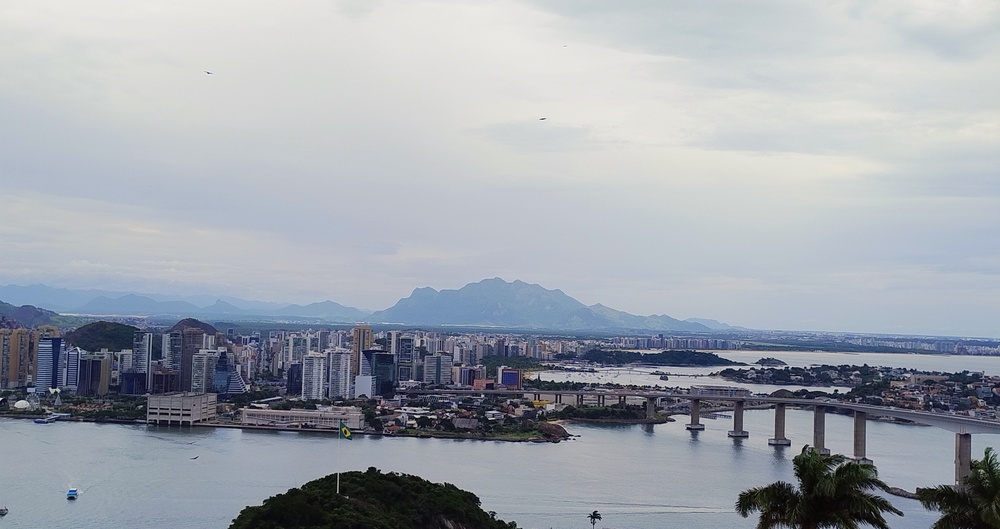
#> input picture Visualizacao_de_Dados/figuras/cidade_vitoria.jpg, 1000 x 529 px, shrunk from 4080 x 2160 before the run, found by its file name
$ jupyter execute atividade2_processamento_de_imagens.ipynb
#> lines starting #> are read from the running program, lines starting #| are printed output that depends on the picture
# Atividade N° 2: Processamento de Imagens

[cell 1]
from matplotlib import image
from matplotlib import pyplot as plt
import numpy as np
from PIL import Image

## 1) Leitura e Visualização de uma Imagem

[cell 2]
# Carregar a imagem como array NumPy
img = image.imread('figuras/cidade_vitoria.jpg')
#> img is the input picture: shape (529, 1000, 3); mean R, G, B 159.9, 165.4, 173.5

# Informação da imagem
plt.imshow(img)
plt.axis('off') # Remove os eixos
plt.show()

# Acessando um pixel específico
y, x = 100, 200  # Coordenadas
pixel = img[y, x]  # Lembrando que a indexação começa em (0,0)
#> pixel = [213, 213, 213]
print(f"Pixel na posição ({y},{x}): {pixel}")  # Se for RGB, exibe no formato [R, G, B]
#| Pixel na posição (100,200): [213 213 213]

## 2) Transformando imagem RGB a imagem em tons de cinza

[cell 3]
# Carregar a imagem como array numpy
img = image.imread('figuras/cidade_vitoria.jpg')

# Verificar se a imagem tem 3 canais (RGB)
if len(img.shape) == 3 and img.shape[2] == 3:
    # Converter para grayscale usando a média ponderada (percepção humana)
    img_gray = np.dot(img[..., :3], [0.2989, 0.5870, 0.1140])
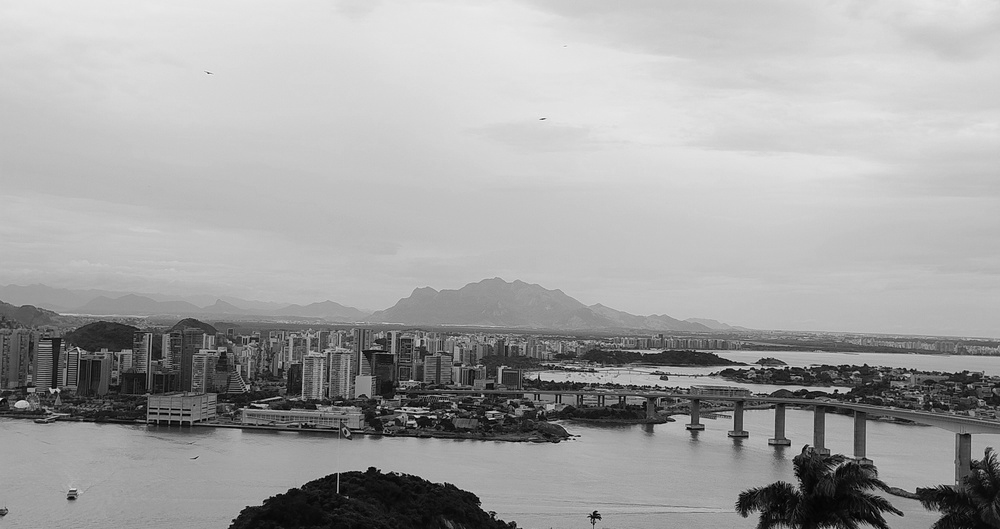
#> img_gray: shape (529, 1000) float64; min 0, max 250, mean 164.6
else:
    img_gray = img  # Se já for grayscale, mantém a mesma imagem

# Informações da imagem
print("Tipo de dados: ", img_gray.dtype)
#| Tipo de dados:  float64
print("Dimensões da imagem grayscale(altura, largura):", img_gray.shape) # Exemplo: (1080, 1920)
#| Dimensões da imagem grayscale(altura, largura): (529, 1000)

# Mostrar a imagem em grayscale
plt.imshow(img_gray, cmap='gray') # Usa 'gray' para exibir corretamente
plt.axis('off') # Remove os eixos
plt.title("Imagem em Tons de Cinza")
plt.show()

# Salvar a iamgem em tons de cinza
plt.imsave('figuras/cidade_vitoria.jpg', img_gray, cmap='gray')

## 3) Inversa da Imagem em tom de cinzas

[cell 4]
# Carregar a imagem RGB
img = Image.open('figuras/cidade_vitoria.jpg')

# Converter a imagem para tons de cinza
img_gray = img.convert('L')
#> img_gray: PIL image 1000x529 L

# Converter a imagem em tons de cinza para um array Numpy.
img_gray_array = np.array(img_gray)

# Inverter os valores dos pixels
img_inverted = 255 - img_gray_array
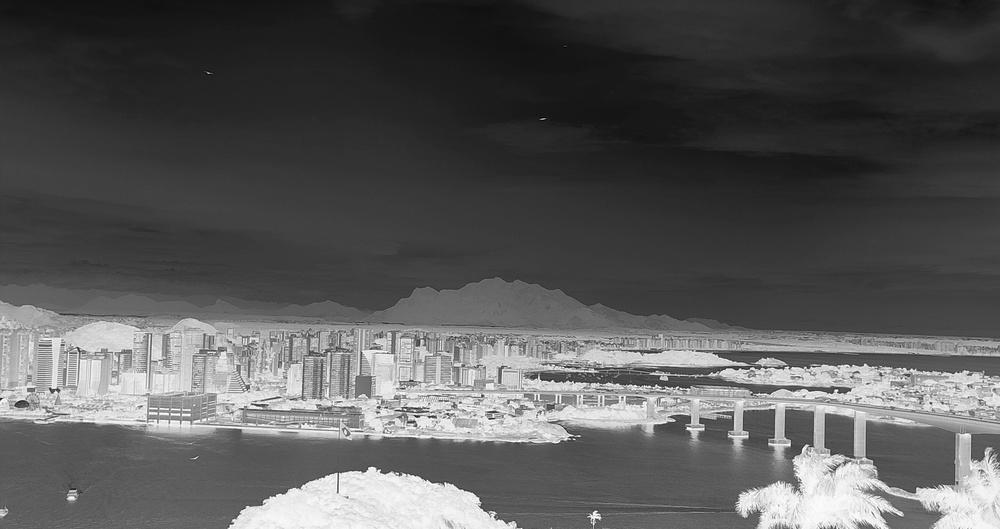
#> img_inverted: shape (529, 1000); min 0, max 255, mean 87

# Converter os arrays para imagens PIL
img_inverted_pil = Image.fromarray(img_inverted)
img_gray_pil = Image.fromarray(img_gray_array)

# Salvar as imagens
img_gray_pil.save('figuras/cidade_vitoria_gray.png') # Salva a imagem em tons de cinza
img_inverted_pil.save('figuras/cidade_vitoria_inverted.png') # Salva a imagem invertida

# Exibir a imagem original e a imagem transformada  e invertida.
fig, axes = plt.subplots(1, 2, figsize=(12, 6))

# Mostrar a imagem original
axes[0].imshow(img_gray, cmap='gray')
axes[0].set_title('Imagens em tons de cinza')
axes[0].axis('off')

# Mostrar a imagem invertida
axes[1].imshow(img_inverted, cmap='gray')
axes[1].set_title('Imagem Invertida')
axes[1].axis('off')

plt.tight_layout()
plt.show()
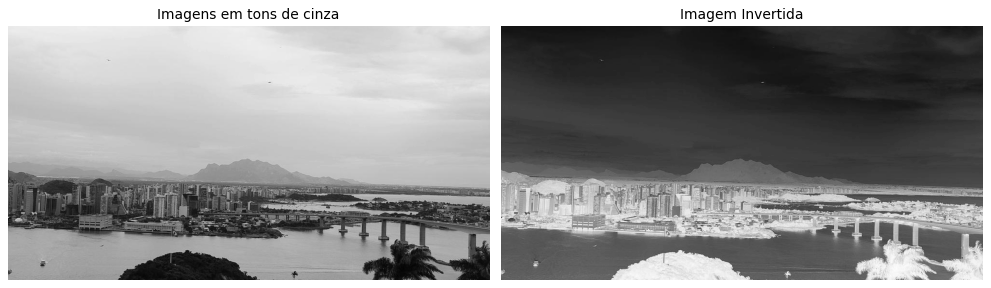
#> figure drawn by matplotlib, 2 panels

$ run again, with Visualizacao_de_Dados/figuras/mar_vitoria.jpg copied over Visualizacao_de_Dados/figuras/cidade_vitoria.jpg
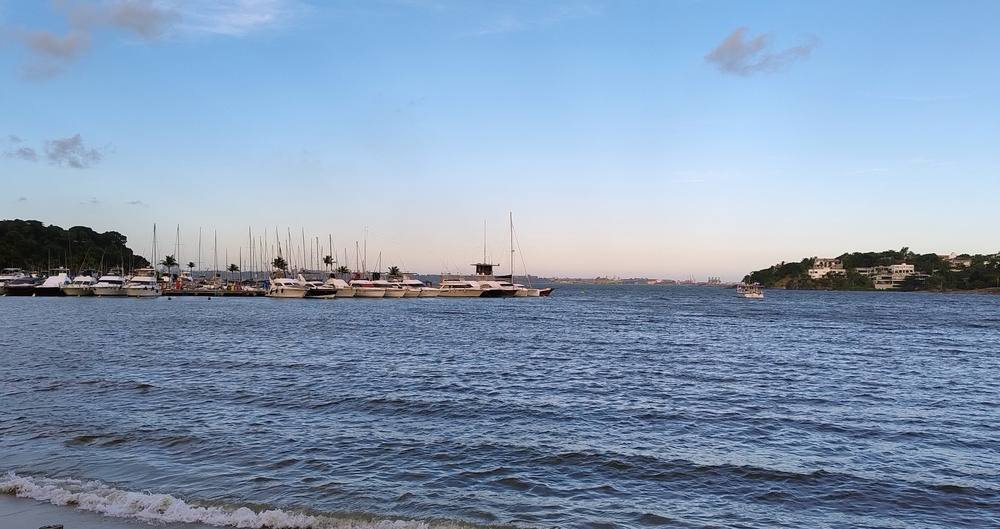
#> input picture Visualizacao_de_Dados/figuras/mar_vitoria.jpg, 1000 x 529 px, shrunk from 4080 x 2160 before the run, found by its file name
#> img is the input picture: shape (529, 1000, 3); mean R, G, B 132.9, 154.1, 180.3
#> pixel = [141, 188, 232]
#| Pixel na posição (100,200): [141 188 232]
#| Tipo de dados:  float64
#| Dimensões da imagem grayscale(altura, largura): (529, 1000)
#> `img_inverted = 255 - img_gray_array`:
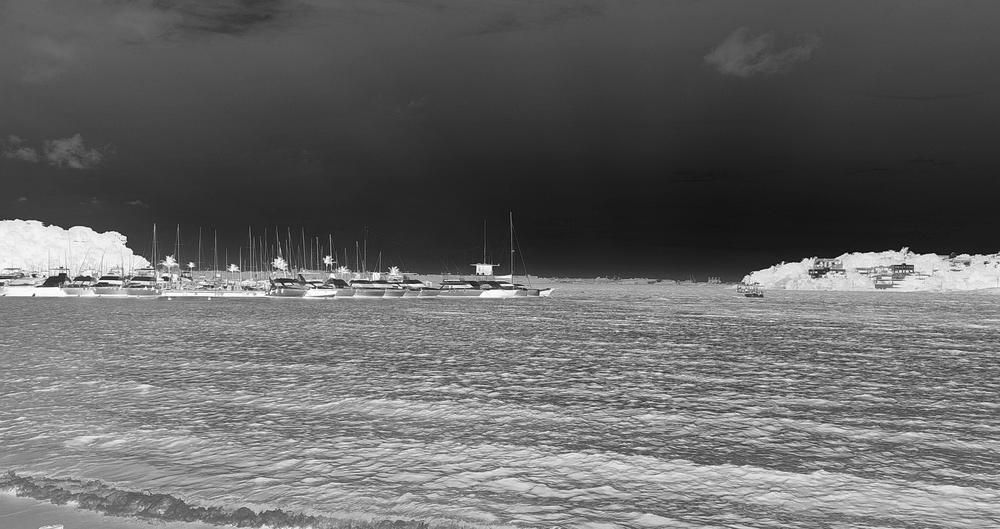
#> img_inverted: shape (529, 1000); min 0, max 255, mean 102.3
#> `plt.show()`:
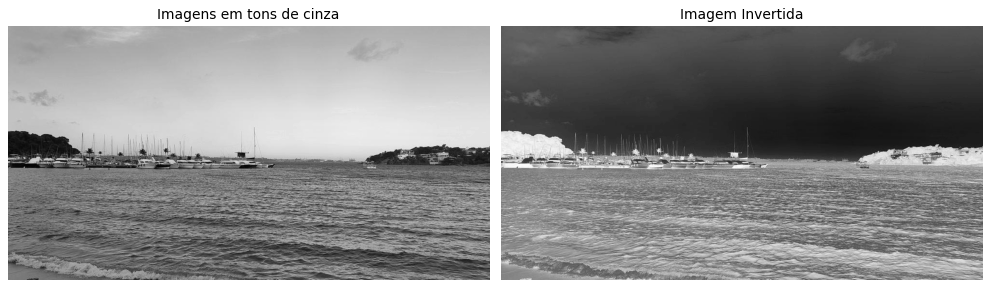
#> figure drawn by matplotlib, 2 panels
